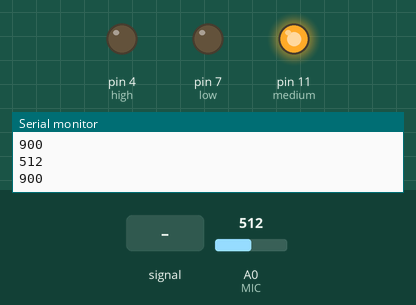
This sketch was run on a simulated Arduino Uno, built with avr-gcc and run on an emulated ATmega328P. On the bench: output pins drawn as LEDs (lit = HIGH), the last lines printed to the serial monitor. The inputs (shaded band) are chosen by the test bench; at power-on: A0 (MIC) = 512.

Above: at 1.8 s.
1.9 s: A0 (MIC) fed a 200 Hz sine of ±460 counts around its level
At 2.8 s:
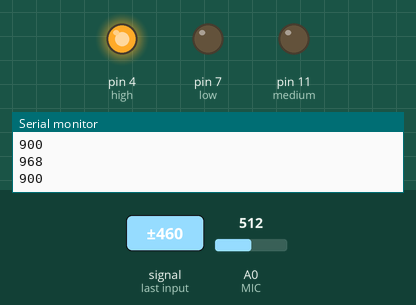
6.0 s: A0 (MIC) set to 716
At 6.4 s:
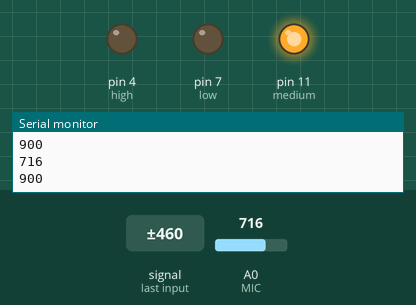
7.5 s: A0 (MIC) set to 890
9.2 s: A0 (MIC) set to 915
At 10.7 s:
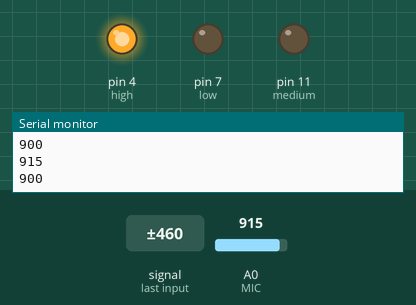
Timing chart, 0 to 12.2 s (numbered marks = the images above; inputs shaded):
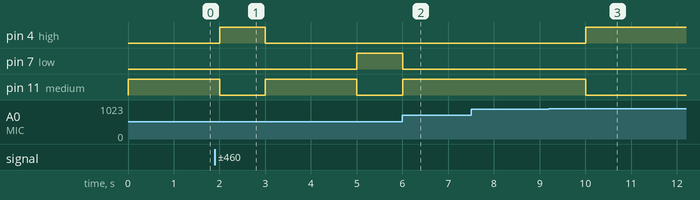

Measured:
- the behaviour switches between 900 and 901 on A0 (MIC) (found by bisection; images 2 and 3)
- after the input at 1.9 s, pin 4 (high): LOW → HIGH after 0.10 s, → LOW 1.0 s later; pin 7 (low): LOW → HIGH after 3.1 s; pin 11 (medium): HIGH → LOW after 0.10 s, → HIGH 1.0 s later, → LOW 2.0 s later
- after the input at 6.0 s, pin 7 (low): HIGH → LOW at once; pin 11 (medium): LOW → HIGH at once
- after the input at 9.2 s, pin 4 (high): LOW → HIGH after 0.81 s; pin 11 (medium): HIGH → LOW after 0.81 s

The sketch:

sketch_mar31.ino
```cpp
//pins
enum LP {high = 4, low = 7, medium = 11}; //light pins
const int MIC = 14; //needs to be analog capable
enum BP {POWER, GROUND, LOAD = 10}; // button/switch pins
enum debug {sp = true, dly = true, dl = 1000, vt = true}; //sp - serial print, dly - delay, dl - delay length, vt - variable testing
//other variables
//unsigned long long CycleCount = 0;
int volume;

struct stats
{
  //extremes
  int smax; //sampled max
  int smin; //sampled min

  //average
  unsigned long count;
  unsigned int average;
};

struct threshold
{
  int high, low;
};

struct modes
{
  threshold high, normal, current; // the high/presenter mode, normal mode, and what the current threshold is
} ala; // ala modes


void ModeShift()
{

  //check BP LOAD
 // auto mode = digitalRead(LOAD);

  //assign ala.current thresholds
  if (digitalRead(LOAD) == HIGH)
  {
    ala.current.high = ala.high.high;
    ala.current.low = ala.high.low;
  }
  else
   {
    ala.current.high = ala.normal.high;
    ala.current.low = ala.normal.low;
   }
}

LP PickLight(int volume, threshold limits)
{
  if (volume > limits.high)
    return high;
  else if (volume < limits.low)
    return low;
  else
    return medium;
}

void SwitchLights(LP pick) //pass picklight to SwitchLights
{
  switch(pick)
  {
    case high:
      digitalWrite(high, HIGH);
      digitalWrite(medium, LOW);
      digitalWrite(low, LOW);
      break;
    case medium:
      digitalWrite(high, LOW);
      digitalWrite(medium, HIGH);
      digitalWrite(low, LOW);
      break;
    case low:
      digitalWrite(high, LOW);
      digitalWrite(medium, LOW);
      digitalWrite(low, HIGH);
      break;
    default:
      digitalWrite(high, HIGH);
      digitalWrite(medium, HIGH);
      digitalWrite(low, HIGH);
  }
}

void setup() {

  //serial
  if (sp == true)
  {
  Serial.begin(9600);
  }

  //set thresholds
  ala.high.high = 900;
  ala.high.low = 450;

  ala.normal.high = 600;
  ala.normal.low = 300;

  ala.current.high = ala.high.high;
  ala.current.low = ala.high.low;

  //set pins
  pinMode(high, OUTPUT);
  pinMode(medium, OUTPUT);
  pinMode(low, OUTPUT);

  pinMode(LOAD, INPUT);
  //pinMode(POWER, OUTPUT);
  //digitalWrite(POWER, HIGH);

  //interrupt
  attachInterrupt(digitalPinToInterrupt(LOAD),ModeShift, CHANGE);
  interrupts();

  //debug prints
  //int debug = HIGH;
  //Serial.println(debug);

}

void loop() {
  //get volume
  interrupts();
  volume = analogRead(MIC);
  SwitchLights(PickLight(volume, ala.current));

  if (sp == true)
  {
    Serial.println(volume);

    if (vt == true)
    {
      Serial.println(ala.current.high);
    }
    if (dly == true)
    {
      delay(dl);
    }

  }


}
```
